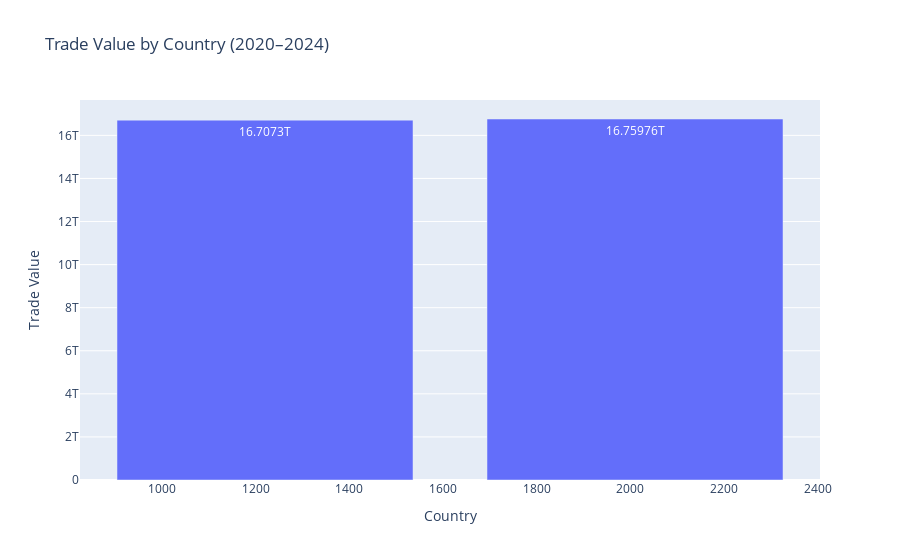

Notebook code cell kept with this figure:
### Code cell
fig = px.bar(
    country_summary.reset_index(),
    x="COUNTRY",
    y="VALUE",
    title="Trade Value by Country (2020–2024)",
    text_auto=True
)
fig.update_layout(xaxis_title="Country", yaxis_title="Trade Value")
fig.show()

### Figure 1 — Plotly figure (JSON) as saved in the notebook; plotly's stock layout.template omitted (floating-point values rounded to 4 significant figures)
{"data": [{"alignmentgroup": "True", "hovertemplate": "COUNTRY=%{x}<br>VALUE=%{y}<extra></extra>", "legendgroup": "", "marker": {"color": "#636efa", "pattern": {"shape": ""}}, "name": "", "offsetgroup": "", "orientation": "v", "showlegend": false, "textposition": "auto", "texttemplate": "%{y}", "type": "bar", "x": [1220, 2010], "xaxis": "x", "y": [16707304193702, 16759762901358], "yaxis": "y"}], "layout": {"barmode": "relative", "legend": {"tracegroupgap": 0}, "title": {"text": "Trade Value by Country (2020–2024)"}, "xaxis": {"anchor": "y", "domain": [0, 1], "title": {"text": "Country"}}, "yaxis": {"anchor": "x", "domain": [0, 1], "title": {"text": "Trade Value"}}}}
